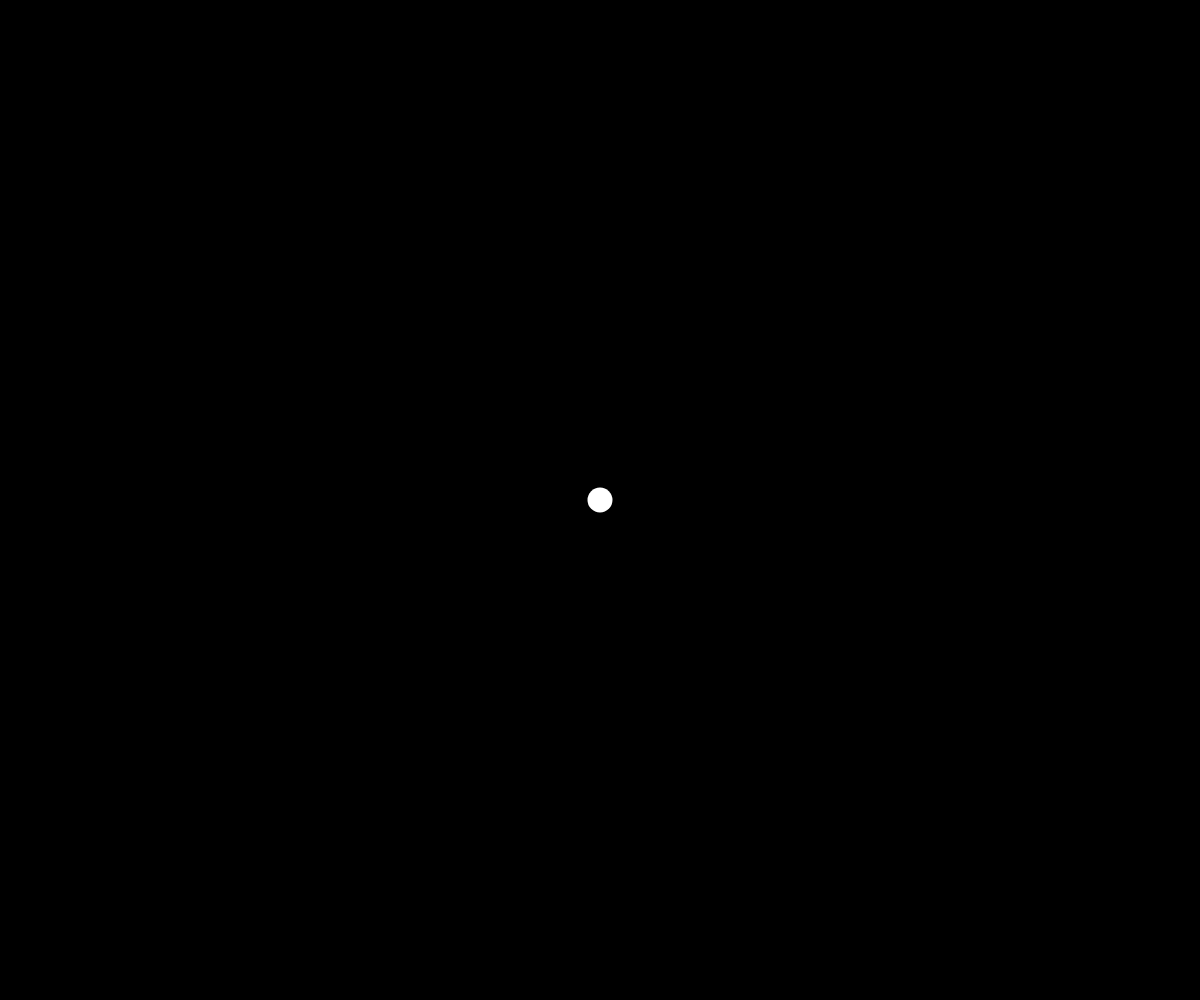
Frame 1 (no input)
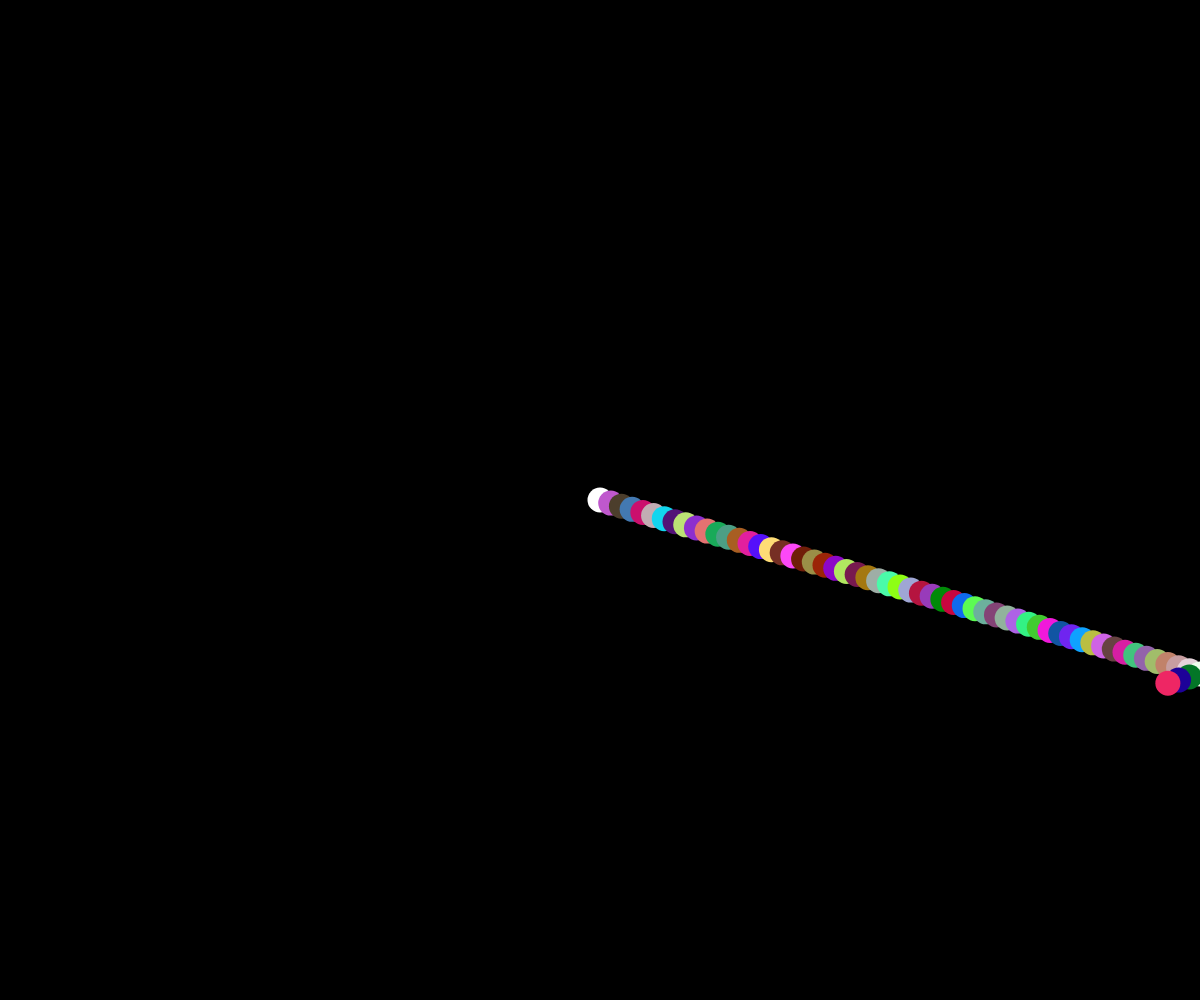
Frame 60 (no input)
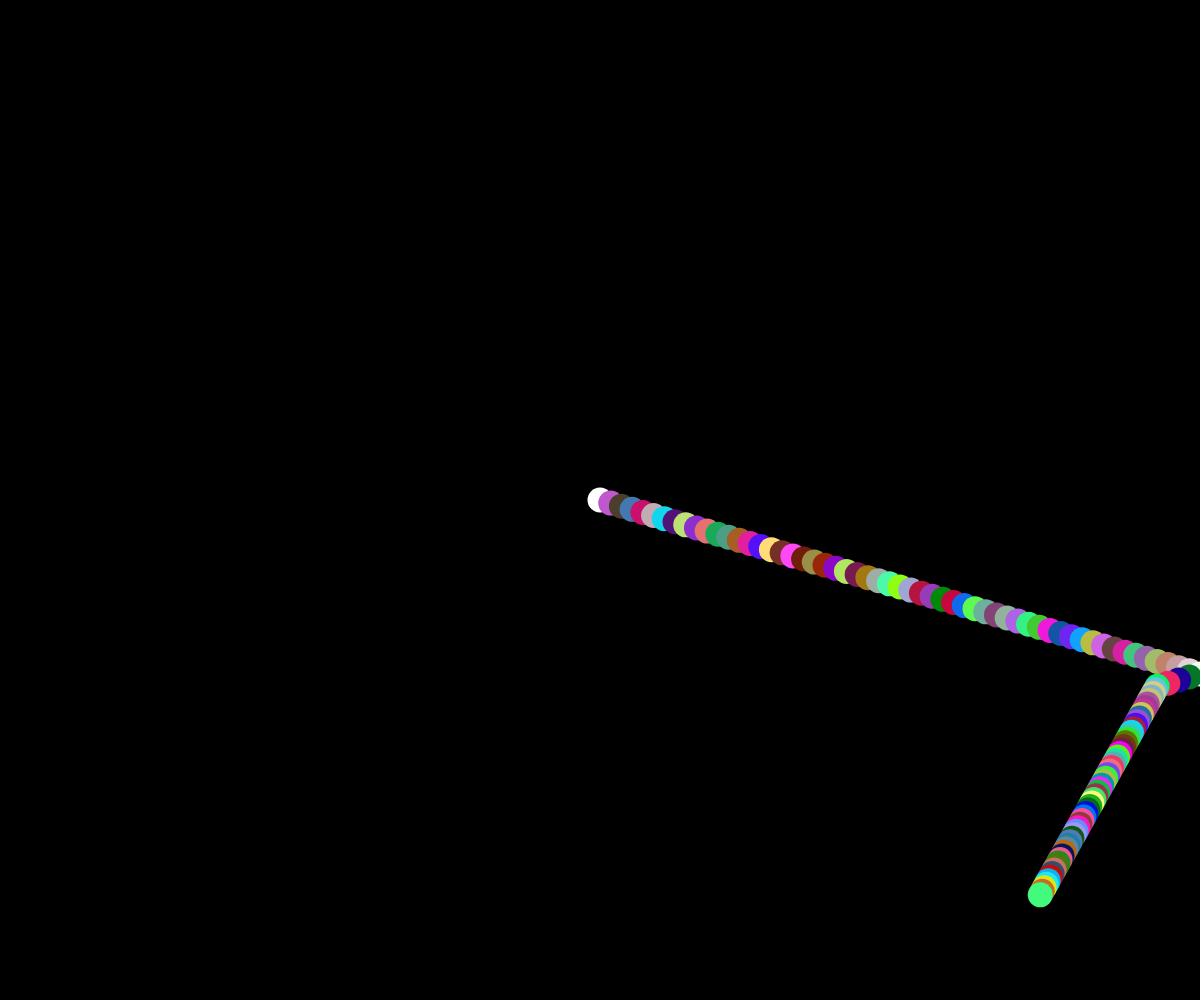
Frame 120 (the mouse pressed at the canvas centre since frame 60)

The p5.js sketch that drew these frames (run headless with seeded random() and noise() and a simulated clock; from frame 60 on, the mouse is pressed at the canvas centre):

// p5.js sketch
// ── sketch.js
// Project Title
// Your Name
// Date
//
// Extra for Experts:
// - describe what you did to take this project "above and beyond"

let x,y;
let xSpeed, ySpeed;


function setup() {
  createCanvas(windowWidth, windowHeight);
  x = width/2;
  y = height/2;
  xSpeed = random(15);
  ySpeed = random(15);
  background(0);
  noStroke();
}

function draw() {
  //background(220);
  ellipse(x, y, 25, 25);
  x += xSpeed;
  y += ySpeed;
  fill(random(255),random(255),random(255));

  if (x < 0 || x > width) {
    xSpeed *= -1;
  }
  if (y < 0 || y > height) {
    ySpeed *= -1;
  }
}

function mousePressed(){
  xSpeed = random(-3, 3);
  ySpeed = random(-5, 5);
}

function mouseReleased(){
  //fill(0,255,0);
}
